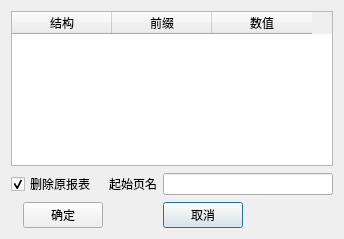
<?xml version="1.0" encoding="UTF-8"?>
<ui version="4.0">
 <class>DialogGenerate</class>
 <widget class="QDialog" name="DialogGenerate">
  <property name="geometry">
   <rect>
    <x>0</x>
    <y>0</y>
    <width>344</width>
    <height>239</height>
   </rect>
  </property>
  <property name="windowTitle">
   <string>Dialog</string>
  </property>
  <layout class="QGridLayout" name="gridLayout">
   <item row="2" column="0">
    <spacer name="horizontalSpacer">
     <property name="orientation">
      <enum>Qt::Horizontal</enum>
     </property>
     <property name="sizeHint" stdset="0">
      <size>
       <width>45</width>
       <height>20</height>
      </size>
     </property>
    </spacer>
   </item>
   <item row="2" column="4">
    <spacer name="horizontalSpacer_2">
     <property name="orientation">
      <enum>Qt::Horizontal</enum>
     </property>
     <property name="sizeHint" stdset="0">
      <size>
       <width>33</width>
       <height>20</height>
      </size>
     </property>
    </spacer>
   </item>
   <item row="2" column="2">
    <spacer name="horizontalSpacer_3">
     <property name="orientation">
      <enum>Qt::Horizontal</enum>
     </property>
     <property name="sizeHint" stdset="0">
      <size>
       <width>42</width>
       <height>20</height>
      </size>
     </property>
    </spacer>
   </item>
   <item row="2" column="3">
    <widget class="QPushButton" name="BtnCancel">
     <property name="text">
      <string>取消</string>
     </property>
    </widget>
   </item>
   <item row="2" column="1">
    <widget class="QPushButton" name="BtnOK">
     <property name="text">
      <string>确定</string>
     </property>
    </widget>
   </item>
   <item row="0" column="0" colspan="5">
    <widget class="QTableWidget" name="tableWidget">
     <column>
      <property name="text">
       <string>结构</string>
      </property>
     </column>
     <column>
      <property name="text">
       <string>前缀</string>
      </property>
     </column>
     <column>
      <property name="text">
       <string>数值</string>
      </property>
     </column>
    </widget>
   </item>
   <item row="1" column="3" colspan="2">
    <widget class="QLineEdit" name="EdStartPageName">
     <property name="minimumSize">
      <size>
       <width>170</width>
       <height>0</height>
      </size>
     </property>
    </widget>
   </item>
   <item row="1" column="0" colspan="2">
    <widget class="QCheckBox" name="CbReplaceOriginalDwg">
     <property name="maximumSize">
      <size>
       <width>80</width>
       <height>16777215</height>
      </size>
     </property>
     <property name="text">
      <string>删除原报表</string>
     </property>
     <property name="checked">
      <bool>true</bool>
     </property>
    </widget>
   </item>
   <item row="1" column="2">
    <widget class="QLabel" name="labelPageName">
     <property name="maximumSize">
      <size>
       <width>50</width>
       <height>16777215</height>
      </size>
     </property>
     <property name="text">
      <string>起始页名</string>
     </property>
    </widget>
   </item>
  </layout>
 </widget>
 <resources/>
 <connections/>
</ui>
